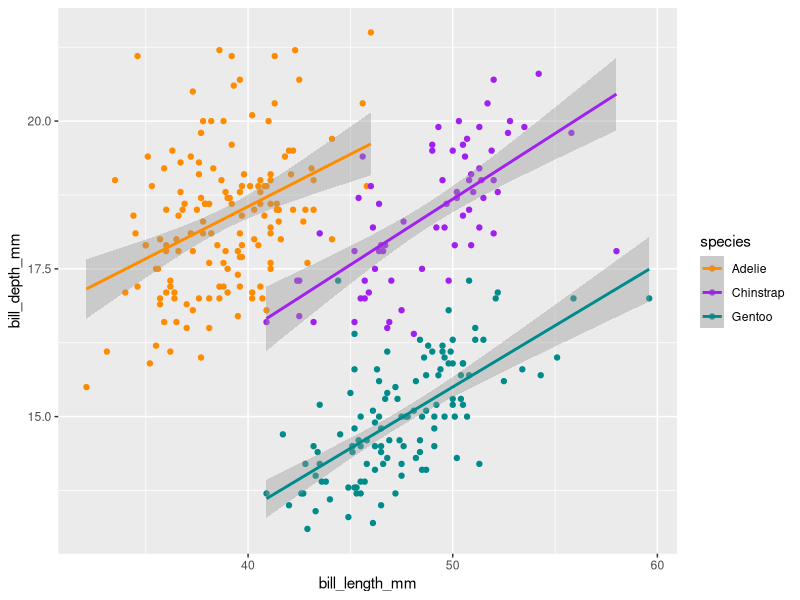
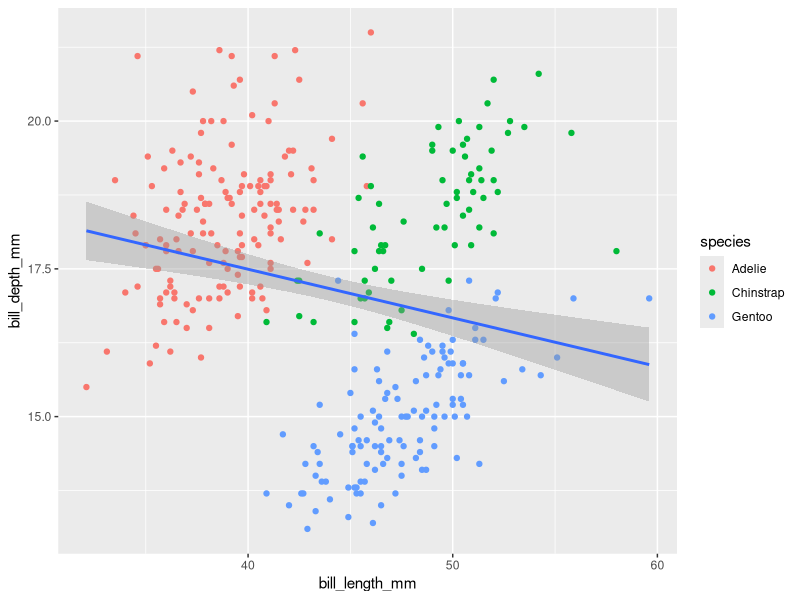
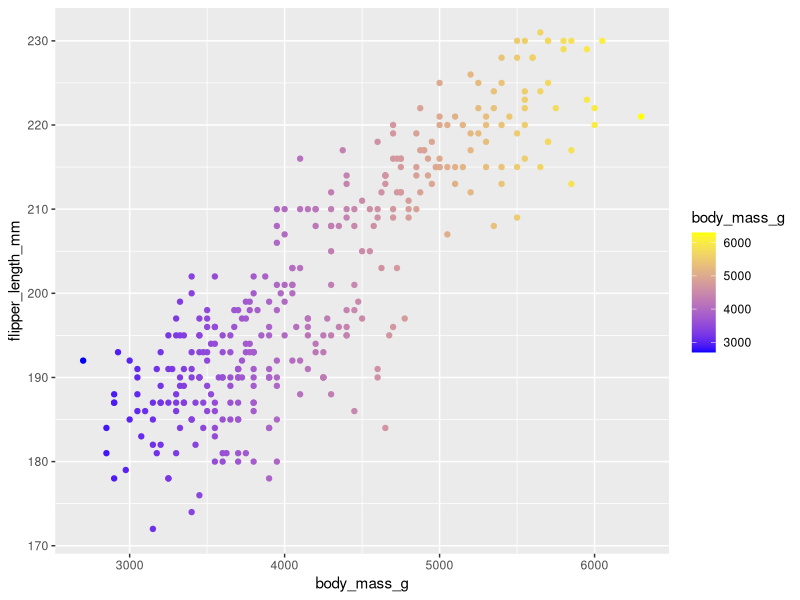
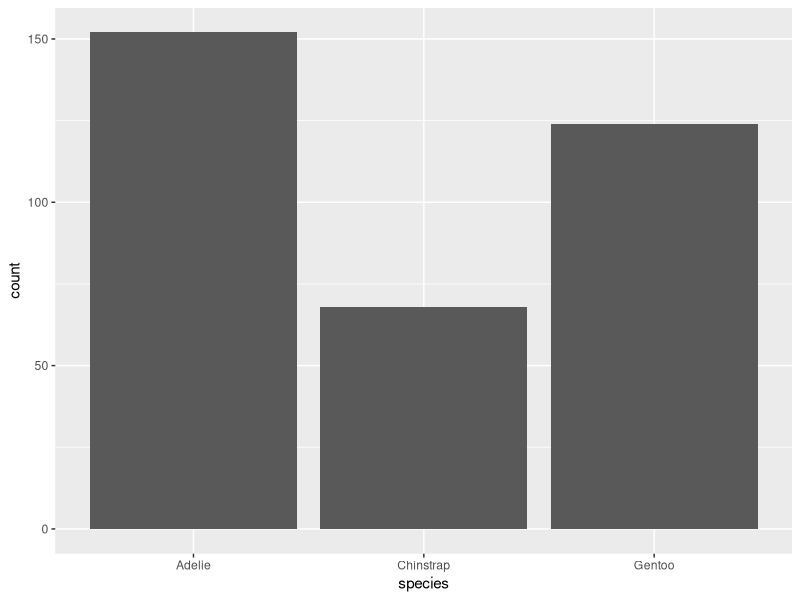
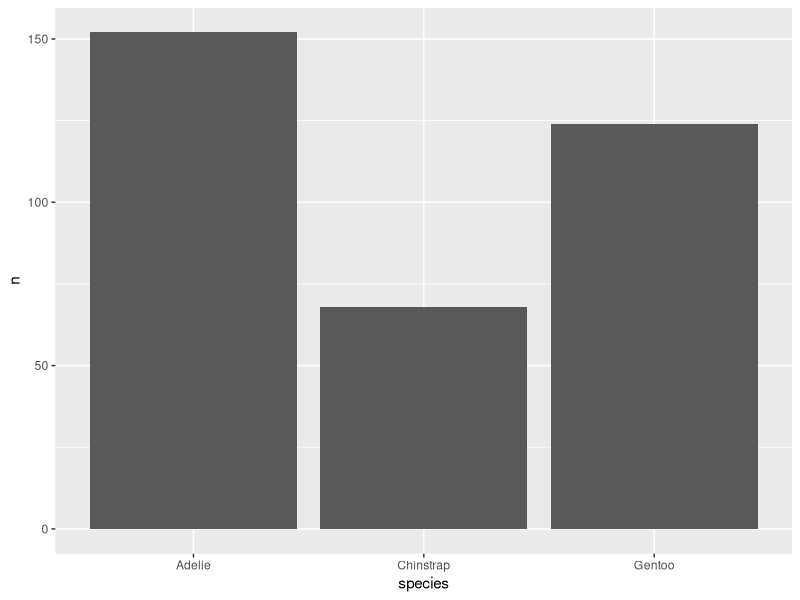
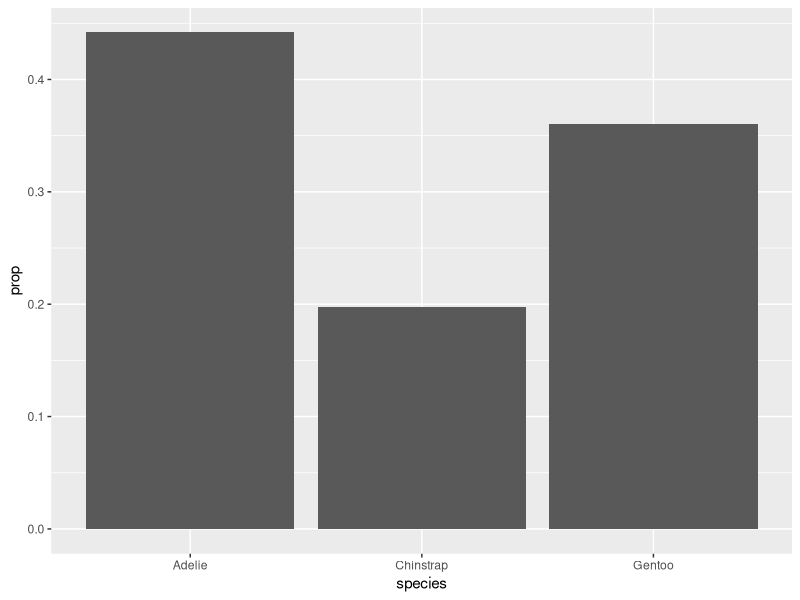
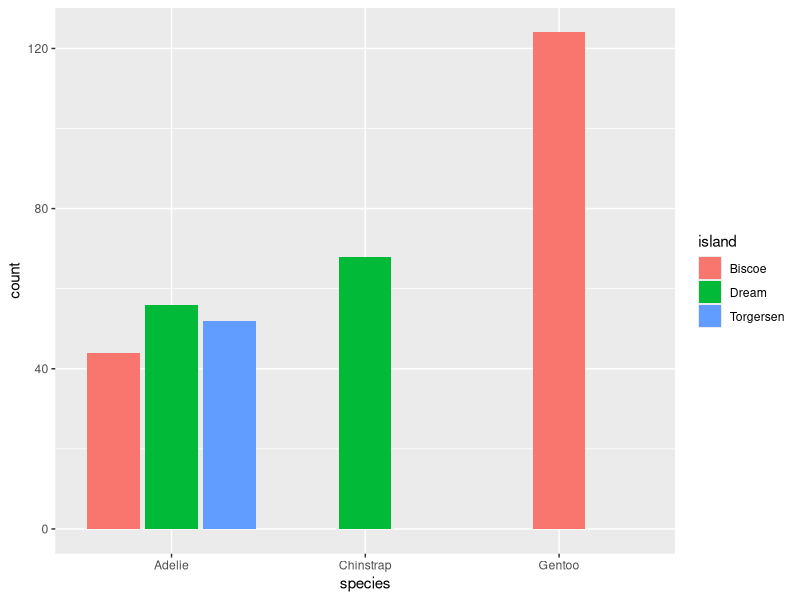
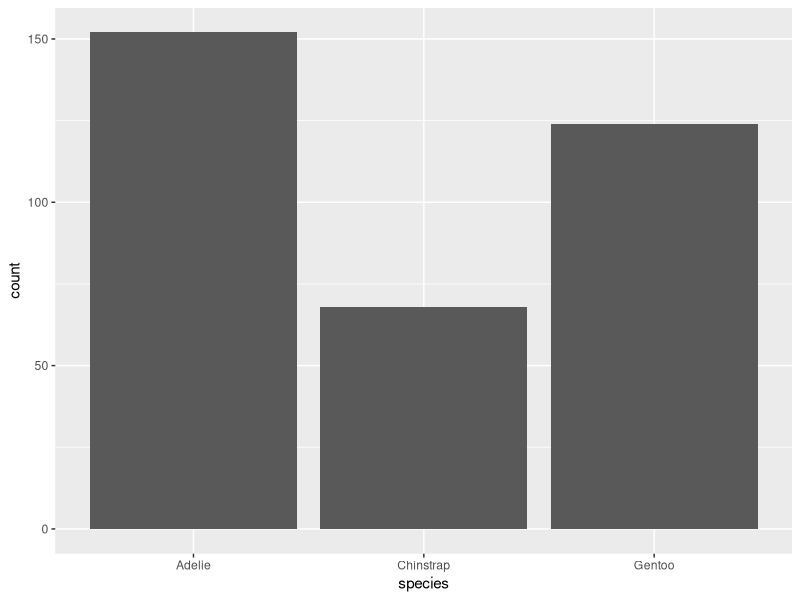

Source code (R) for these figures, in order:
## ---- chunk 1
#| warning: false

library(tidyverse)
library(palmerpenguins)
## ---- chunk 2
# untidy data ----
temp_data_wide <- tribble(
  ~date, ~station1, ~station2,  ~station3,
  "2023-10-01", 30.1, 29.8,  31.2,
  "2023-11-01", 28.6, 29.1,  33.4,
  "2023-12-01", 29.9, 28.5,  32.3
)

temp_data_wide

# not one row per observation! 

# make tidy ----
temp_data_long <- temp_data_wide |> # pipe operator! (command shift m)
  # new function! pivot_longer
  pivot_longer(cols = starts_with("station"), #using function "starts_with" takes all cols that start with x
               names_to = "station_id", # arg for pivot_longer, this is the new col name for the category
               values_to = "temp_c") # arg for pivot_longer, new col name for the values

temp_data_long
## ---- chunk 3
# Exploration 
unique(penguins$species)

# "nunique" cousin in R
length(unique(penguins$species))
## ---- chunk 4
# ggplot(data = penguins,
#       mapping = aes(x = bill_length_mm,
#                     y = bill_depth_mm))

# note, you don't need the "mapping =", as long as you have it in the correct order (data then mapping)

# you can pipe into a ggplot!, then you will need to use plus signs for each additional layer
# penguins %>% 
#  ggplot(aes(x = bill_length_mm, y = bill_depth_mm))


# mapping color globally
ggplot(na.omit(penguins), aes(x = bill_length_mm, # "wrapping the data with na.omit"
                              y = bill_depth_mm,
                              color = species)) + #use an aesthetic to represent your variable, goes in aes
  geom_point() +
  geom_smooth(method="lm") +
  scale_color_manual(values = c("darkorange", "purple", "cyan4"))  # pick colors; note num of colors = num of vars

# mapping color locally
ggplot(na.omit(penguins), aes(x = bill_length_mm, # "wrapping the data with na.omit"
                              y = bill_depth_mm)) + 
  geom_point(aes(color=species)) + # this is "local" 
  geom_smooth(method="lm") # note: just one line across all species

# color gradient
ggplot(penguins, aes(x = body_mass_g,
                     y = flipper_length_mm,
                     color = body_mass_g)) +
  geom_point() +
  scale_color_gradient(low = "blue", high = "yellow")
## ---- chunk 5
# if we don't specify the y, we will get the counts 
# note the documentation for geom_bar, stat = "count"

ggplot(penguins, aes(x = species)) +
  geom_bar()
## ---- chunk 6
penguin_summary <- penguins |> 
  count(species) # calculate number of observations (rows) for each species

ggplot(penguin_summary, aes(x = species, y = n)) + 
  geom_bar(stat = "identity")
## ---- chunk 7
ggplot(penguins, aes(x = species, y = after_stat(prop), group = 1)) +
  geom_bar()
## ---- chunk 8
# default position = "stack"
ggplot(penguins, aes(x = species, fill = island)) + # fill and color are similar but used for different geoms
  geom_bar(position = position_dodge2(preserve = "single")) 

# fill calculates a proportion
# dodge splits it
# there are position functions you can apply to position!
## ---- chunk 9
ggplot(penguins, aes(x = species)) +
  geom_bar() +
  coord_cartesian() # you don't need to explicitly include `coord_cartesian()` since it's the default

# coord flip
ggplot(penguins, aes(x = species)) +
  geom_bar() +
  coord_flip() +
  theme_light()

# polar coordinate system
ggplot(penguins, aes(x = species)) +
  geom_bar() +
  coord_polar() +
  theme(
    axis.title = element_text(size = 17, color = "purple")
  )
## ---- chunk 10
ggplot(penguins, aes(x = flipper_length_mm)) + 
  geom_histogram()
